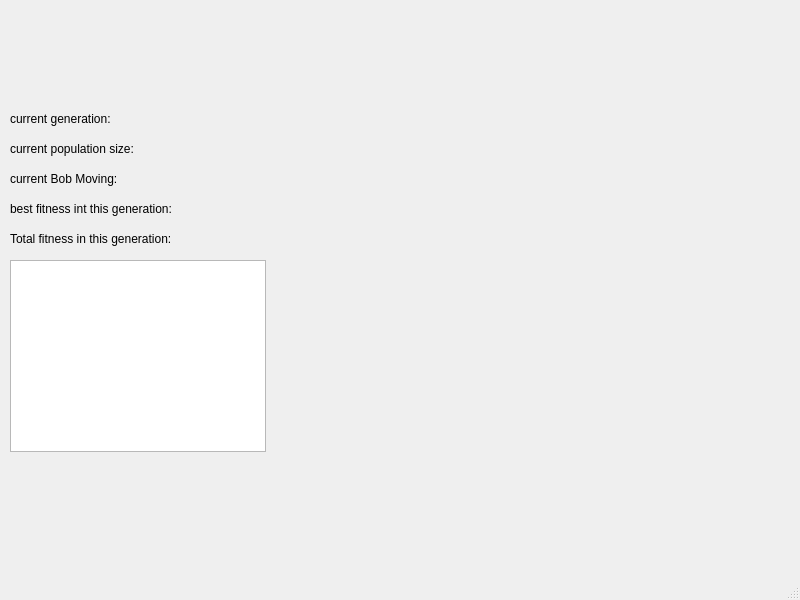
<?xml version="1.0" encoding="UTF-8"?>
<ui version="4.0">
 <class>MainWindow</class>
 <widget class="QMainWindow" name="MainWindow">
  <property name="geometry">
   <rect>
    <x>0</x>
    <y>0</y>
    <width>800</width>
    <height>600</height>
   </rect>
  </property>
  <property name="windowTitle">
   <string>MainWindow</string>
  </property>
  <widget class="QWidget" name="centralwidget">
   <widget class="QLabel" name="currentGeneration">
    <property name="geometry">
     <rect>
      <x>10</x>
      <y>110</y>
      <width>161</width>
      <height>17</height>
     </rect>
    </property>
    <property name="text">
     <string>current generation:</string>
    </property>
   </widget>
   <widget class="QLabel" name="currentPopulationSize">
    <property name="geometry">
     <rect>
      <x>10</x>
      <y>140</y>
      <width>191</width>
      <height>17</height>
     </rect>
    </property>
    <property name="text">
     <string>current population size:</string>
    </property>
   </widget>
   <widget class="QLabel" name="currentBobMoving">
    <property name="geometry">
     <rect>
      <x>10</x>
      <y>170</y>
      <width>161</width>
      <height>17</height>
     </rect>
    </property>
    <property name="text">
     <string>current Bob Moving:</string>
    </property>
   </widget>
   <widget class="QLabel" name="bestFitnesInGeneration">
    <property name="geometry">
     <rect>
      <x>10</x>
      <y>200</y>
      <width>221</width>
      <height>17</height>
     </rect>
    </property>
    <property name="text">
     <string>best fitness int this generation:</string>
    </property>
   </widget>
   <widget class="QLabel" name="TotalfitnessInThisGeneration">
    <property name="geometry">
     <rect>
      <x>10</x>
      <y>230</y>
      <width>181</width>
      <height>17</height>
     </rect>
    </property>
    <property name="text">
     <string>Total fitness in this generation:</string>
    </property>
   </widget>
   <widget class="QTableWidget" name="resultsTable">
    <property name="geometry">
     <rect>
      <x>10</x>
      <y>260</y>
      <width>256</width>
      <height>192</height>
     </rect>
    </property>
   </widget>
  </widget>
  <widget class="QMenuBar" name="menubar">
   <property name="geometry">
    <rect>
     <x>0</x>
     <y>0</y>
     <width>800</width>
     <height>22</height>
    </rect>
   </property>
  </widget>
  <widget class="QStatusBar" name="statusbar"/>
 </widget>
 <resources/>
 <connections/>
</ui>
